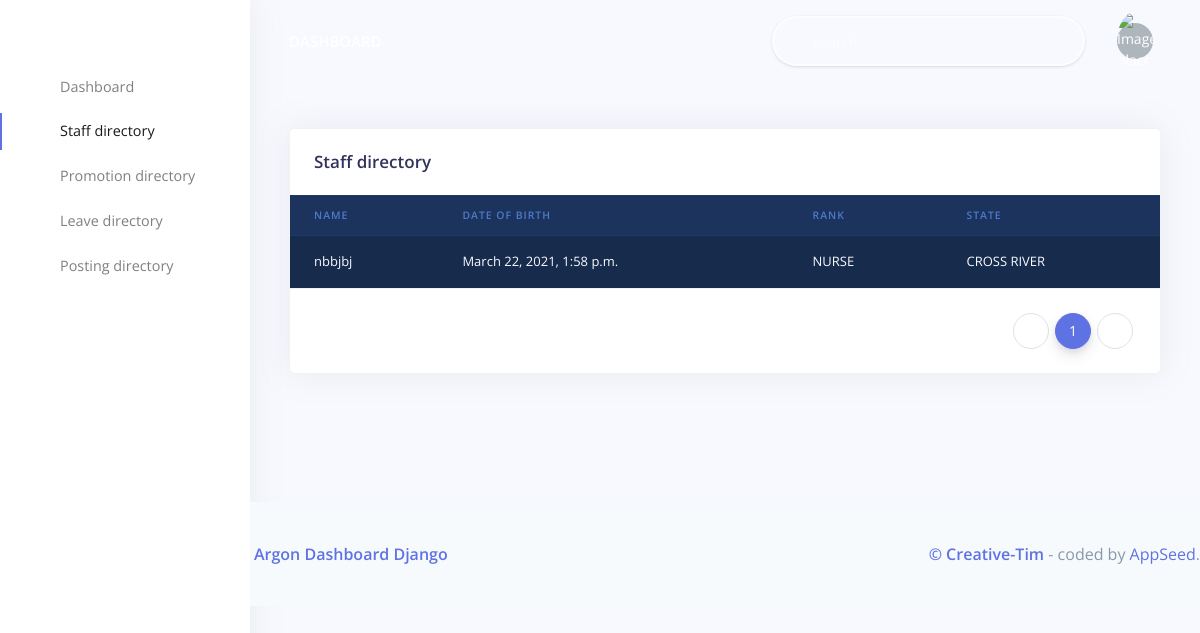
The page /staff/list on the database as committed earlier.
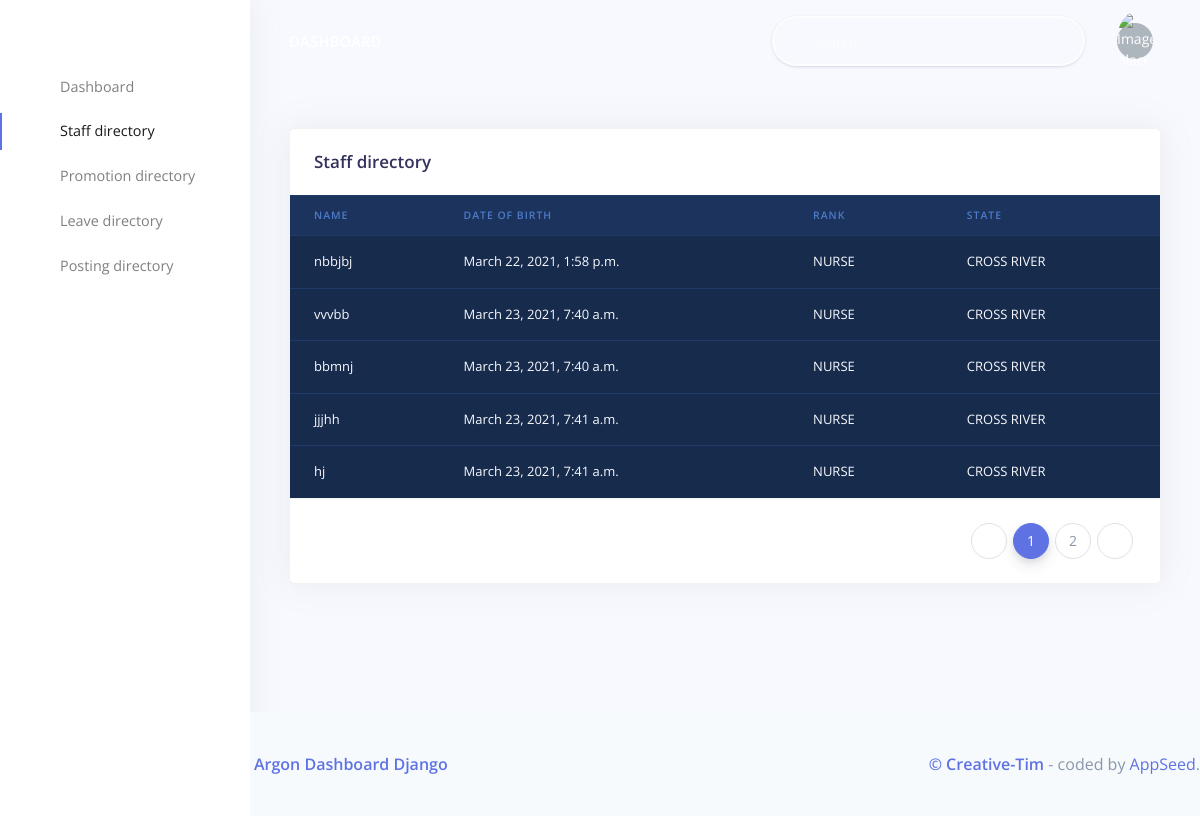
The same page on the database as committed later.
### main/models.py (models this page shows, shortened)
class Staff(models.Model):
    staff_name = models.CharField(max_length=800)
    date_of_birth=models.DateTimeField()
    date_of_first_appointment=models.DateField(max_length=800)
    phone_no = models.CharField(max_length=800)
    file_no = models.PositiveSmallIntegerField(validators=[MinValueValidator(0)],blank=True,null=True,default=0)
    confirmation_date = models.DateTimeField()
    state = models.ForeignKey(
        State_Of_Origin, on_delete=models.CASCADE, verbose_name="state of origin", )
    step = models.ForeignKey(
        Step, on_delete=models.CASCADE, verbose_name="step")
    grade_level = models.ForeignKey(
        Grade_Level, on_delete=models.CASCADE, verbose_name="grade level")
    rank = models.ForeignKey(
        Rank, on_delete=models.CASCADE, verbose_name="rank")
    geopolitical_zone = models.ForeignKey(
        Geopolitical_Zone, on_delete=models.CASCADE, verbose_name="geopolitical zone")
    address = models.TextField(blank=True, null=True)
    location = models.ForeignKey(
        Location, on_delete=models.CASCADE, verbose_name="location")
    class Meta:
        verbose_name_plural = 'staff'

class Rank(models.Model):
    rank = models.CharField(max_length=800)
    class Meta:
        verbose_name_plural = 'Ranks'

class State_Of_Origin(models.Model):
    state_name = models.CharField(max_length=800)
    class Meta:
        verbose_name_plural = 'States of origin'

### main/views.py (the view)
# urls.py: path('staff/list', views.staffs, name="stafflist"),
def staffs(request):
    context = {}
    context['segment'] = 'staffs'
    staffs = Staff.objects.all()
    paginator = Paginator(staffs, 5)
    page_number = request.GET.get('page')
    page_obj = paginator.get_page(page_number)
    return render(request, 'staffs/staffs.html', {'page_obj': page_obj, 'segment': "stafflist"})

### staff/templates/staffs/staffs.html (shortened to what this page needs)
{% extends 'layouts/base.html' %}
{% block content %}
    <div class="header pb-8 pt-5 pt-md-8">
      <div class="container-fluid">
        <div class="header-body">
          <div class="row">
            <div class="col">
              <div class="card shadow">
                <div class="card-header border-0">
                  <h3 class="mb-0">Staff directory</h3>
                </div>
            <div class="table-responsive">
                <table id="table1" class="table align-items-center table-dark table-flush">
                  <thead class="thead-dark">
                    <tr>
                      <th scope="col">Name</th>
                      <th scope="col">Date of birth</th>
                      <th scope="col">Rank</th>
                      <th scope="col">State</th>
                    </tr>
                  </thead>
                  <tbody>
                    {% for i in page_obj %}
                    <tr>
                      <td>{{i.staff_name}}</td>
                      <td>{{i.date_of_birth}}</td>
                      <td>{{i.rank.rank}}</td>
                      <td>{{i.state.state_name}}</td>
                    </tr>
                    {% endfor %}
                  </tbody>
                </table>
              </div>
              <div class="card-footer py-4">
                <nav aria-label="...">
                  <ul class="pagination justify-content-end mb-0">
                    {% if page_obj.has_previous %}
                    <li class="page-item">
                      <a class="page-link" href="?page={{ page_obj.previous_page_number }}" tabindex="-1">
                        <i class="fas fa-angle-left"></i>
                        <span class="sr-only">Previous</span>
                      </a>
                    </li>
                    {% else %}
                    <li class="page-item disabled">
                      <a class="page-link" href="#" tabindex="-1">
                        <i class="fas fa-angle-left"></i>
                      </a>
                    </li>
                    {% endif %}
                    {% for pg in page_obj.paginator.page_range %}
                      {% if page_obj.number == forloop.counter %}
                        <li class="page-item active">
                          <a class="page-link" href="?page={{pg}}">{{pg}} <span class="sr-only">(current)</span></a>
                        </li>
                      {% else %}
                        <li class="page-item">
                          <a class="page-link" href="?page={{pg}}">{{pg}}</a>
                        </li>
                      {% endif %}
                    {% endfor %}
                    {% if page_obj.has_next %}
                    <li class="page-item">
                      <a class="page-link" href="?page={{ page_obj.next_page_number }}">
                        <i class="fas fa-angle-right"></i>
                      </a>
                    </li>
                    {% else %}
                    <li class="page-item disabled">
                      <a class="page-link" href="#">
                        <i class="fas fa-angle-right"></i>
                      </a>
                    </li>
                    {% endif %}
                  </ul>
                </nav>
              </div>
              </div>
              </div>
          </div>
        </div>
      </div>
    </div>
      {% include "includes/footer.html" %}
    </div>
{% endblock content %}

### staff/templates/layouts/base.html (shortened to what this page needs)
<!DOCTYPE html>
<html lang="en">
{% load static %}
<head>
  <link href="/static/assets/js/plugins/nucleo/css/nucleo.css" rel="stylesheet" />
  <link href="/static/assets/js/plugins/@fortawesome/fontawesome-free/css/all.min.css" rel="stylesheet" />
  <link href="/static/assets/css/argon-dashboard.css?v=1.1.0" rel="stylesheet" />
  <link rel="stylesheet" href="https://cdn.datatables.net/1.10.24/js/jquery.dataTables.min.js">
</head>
<body class="">
  {% include "includes/sidenav.html" %}
  <div class="main-content">
    {% include "includes/navigation.html" %}
    {% block content %}{% endblock content %}
</body>
</html>

### staff/templates/includes/sidenav.html (shortened to what this page needs)
<nav class="navbar navbar-vertical fixed-left navbar-expand-md navbar-light bg-white" id="sidenav-main">
  <div class="container-fluid">
    <a class="navbar-brand pt-0" href="/">
    </a>
    <div class="collapse navbar-collapse" id="sidenav-collapse-main">
      <ul class="navbar-nav" id="accordion">
        <li class="nav-item">
          <a class=" nav-link {% if 'index' in segment %} active {% endif %}" href="/"> <i
              class="ni ni-tv-2 text-primary"></i> Dashboard
          </a>
        </li>
        <li class="nav-item" id="staff-nav">
          <a style="cursor:pointer"
            class=" nav-link {% if 'addstaff' in segment %} active {% endif %} {% if 'stafflist' in segment %} active {% endif %}"
            data-toggle="collapse" data-target="#staff-collapse" aria-expanded="true" aria-controls="staff-collapse">
            <i class="ni ni-tv-2 text-primary"></i>
            Staff directory
          </a>
        </li>
        <li class="nav-item" id="promotions-nav">
          <a style="cursor:pointer"
            class=" nav-link {% if 'addpromotion' in segment %} active {% endif %} {% if 'promotionlist' in segment %} active {% endif %}"
            data-toggle="collapse" data-target="#promotions-collapse" aria-expanded="true"
            aria-controls="promotions-collapse">
            <i class="ni ni-tv-2 text-primary"></i>
            Promotion directory
          </a>
        </li>
        <li class="nav-item" id="leaves-nav">
          <a style="cursor:pointer"
            class=" nav-link {% if 'addleave' in segment %} active {% endif %} {% if 'leavelist' in segment %} active {% endif %}"
            data-toggle="collapse" data-target="#leaves-collapse" aria-expanded="true" aria-controls="leaves-collapse">
            <i class="ni ni-tv-2 text-primary"></i>
            Leave directory
          </a>
        </li>
        <li class="nav-item" id="postings-nav">
          <a style="cursor:pointer"
            class=" nav-link {% if 'addposting' in segment %} active {% endif %} {% if 'postinglist' in segment %} active {% endif %}"
            data-toggle="collapse" data-target="#postings-collapse" aria-expanded="true"
            aria-controls="postings-collapse">
            <i class="ni ni-tv-2 text-primary"></i>
            Posting directory
          </a>
        </li>
      </ul>
    </div>
  </div>
</nav>

### staff/templates/includes/navigation.html (shortened to what this page needs)
    <nav class="navbar navbar-top navbar-expand-md navbar-dark" id="navbar-main">
      <div class="container-fluid">
        <a class="h4 mb-0 text-white text-uppercase d-none d-lg-inline-block" href="/">Dashboard</a>
        <form class="navbar-search navbar-search-dark form-inline mr-3 d-none d-md-flex ml-lg-auto">
          <div class="form-group mb-0">
            <div class="input-group input-group-alternative">
              <div class="input-group-prepend">
                <span class="input-group-text"><i class="fas fa-search"></i></span>
              </div>
              <input class="form-control" placeholder="Search" type="text">
            </div>
          </div>
        </form>
        <ul class="navbar-nav align-items-center d-none d-md-flex">
          <li class="nav-item dropdown">
            <a class="nav-link pr-0" href="#" role="button" data-toggle="dropdown" aria-haspopup="true" aria-expanded="false">
              <div class="media align-items-center">
                <span class="avatar avatar-sm rounded-circle">
                  <img alt="Image placeholder" src="/static/assets/img/theme/team-4-800x800.jpg">
                </span>
              </div>
            </a>
          </li>
        </ul>
      </div>
    </nav>

### staff/templates/includes/footer.html
      <footer class="footer">
        <div class="row align-items-center justify-content-xl-between">
          <div class="col-xl-6">
            <div class="text-center text-xl-left text-muted">
              <a target="_blank"
                 href="https://www.creative-tim.com/product/argon-dashboard-django"
                 class="font-weight-bold ml-1">Argon Dashboard Django</a>
            </div>
          </div>
          <div class="col-xl-6">
            <div class="text-center text-xl-right text-muted">
              <a href="https://www.creative-tim.com"
                 class="font-weight-bold ml-1" target="_blank"> &copy; Creative-Tim</a>
                 - coded by <a target="_blank" href="https://appseed.us?ref=ct-demo">AppSeed</a>.
            </div>
          </div>
        </div>
      </footer>

Rows that differ between the two databases and show on the page:
added Staff: staff_name "vvvbb", date_of_birth "March 23, 2021, 7:40 a.m.", rank.rank "NURSE", state.state_name "CROSS RIVER"
added Staff: staff_name "bbmnj", date_of_birth "March 23, 2021, 7:40 a.m.", rank.rank "NURSE", state.state_name "CROSS RIVER"
added Staff: staff_name "jjjhh", date_of_birth "March 23, 2021, 7:41 a.m.", rank.rank "NURSE", state.state_name "CROSS RIVER"
added Staff: staff_name "hj", date_of_birth "March 23, 2021, 7:41 a.m.", rank.rank "NURSE", state.state_name "CROSS RIVER"
Other text that changed with them:
new list line: "2"
